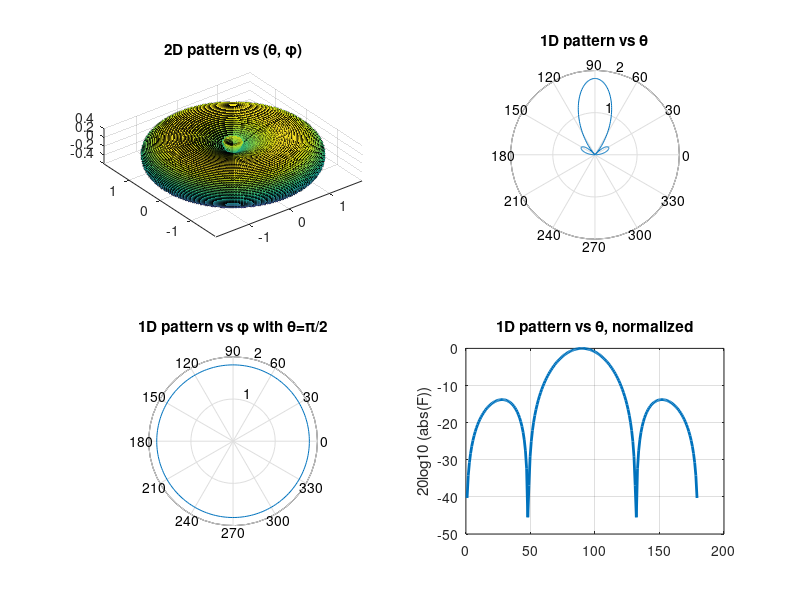

Source code (MATLAB): (Note: this script raises an error after producing the figure.)
%Plot 2D pattern
f = 3*10^8; c = 3*10^8; lambda = c/f; k = 2*pi/lambda;
l = 0.6*lambda;
N_theta = 200; N_phi = 200;
[theta,phi] = meshgrid(0:pi./(N_theta-1):pi, 0:2*pi./(N_phi-1):2*pi);
F = ((cos(k*l*cos(theta))-cos(k*l))./sin(theta));
XD = abs(F).*sin(theta).*cos(phi);
YD = abs(F).*sin(theta).*sin(phi);
ZD = abs(F).*cos(theta);
subplot(2,2,1); surf(XD,YD,ZD);
title('2D pattern vs (\theta, \phi)'); axis image; rotate3d on; grid on;
% Pattern vs \theta in polar coordinates
N_theta = 200;
theta = [0: pi/( N_theta-1):pi];
F = (cos(k*l*cos(theta))-cos(k*l))./sin(theta);
subplot(2,2,2)
polar(theta,abs(F))
title('1D pattern vs \theta'); grid on
% Pattern vs \theta in rectangular coordinates
subplot(2,2,4)
% Normalize F for dB calculation
F_normalized = abs(F)/max(abs(F));
F_db = 20*log10(F_normalized);

% Define target dB value
target_db = -3;

% Find ALL indices close to -3 dB (within a small tolerance)
tolerance = 0.1;  % Adjust this value to control how close to -3 dB
indices = find(abs(F_db - target_db) < tolerance);

% Get corresponding theta values in degrees
theta_at_minus3db = theta(indices) * 180/pi;

plot(theta/pi*180, F_db, 'linewidth', 2)
title('1D pattern vs \theta, normalized'); grid on; ylabel('20log10 (abs(F))')

% Print out the -3 dB point values
disp('Theta values at -3 dB:');
for i = 1:length(indices)
    fprintf('Theta = %.4f degrees\n', theta_at_minus3db(i));
end

% Calculate and display the difference between max and min theta values at -3 dB
if length(theta_at_minus3db) > 1
    theta_difference = max(theta_at_minus3db) - min(theta_at_minus3db);
    fprintf('Difference between max and min theta at -3 dB: %.4f degrees\n', theta_difference);
else
    fprintf('Not enough points to calculate difference\n');
end

% Pattern vs \phi in polar coordinates
subplot(2,2,3)
phi =[0: 2*pi/( N_phi-1):2*pi];
theta = pi/2;
F = (cos(k*l*cos(theta))-cos(k*l))./sin(theta)*ones(size(phi));
polar(phi, abs(F))
title('1D pattern vs \phi with \theta=\pi/2'); grid on

% Find peaks in dB scale, with theta as x-axis values
[pks, locs] = findpeaks(F_db, theta * 180/pi);  % locs contains theta values in degrees

% Identify main lobe (highest peak)
[main_lobe_peak, main_index] = max(pks);
main_lobe_theta = locs(main_index);  % Main lobe theta

% Remove the main lobe from consideration
pks(main_index) = [];
locs(main_index) = [];  % locs already contains theta values in degrees

% Find the highest remaining peak (side lobe)
if ~isempty(pks)
    [side_lobe_peak, side_index] = max(pks);

    fprintf('Side lobe peak: %.4f dB\n', side_lobe_peak);
else
    fprintf('No side lobe detected.\n');
end
